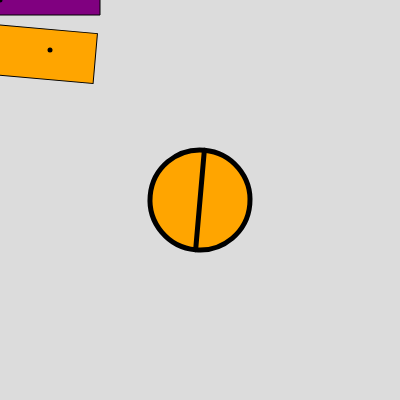
Frame 1 (no input)
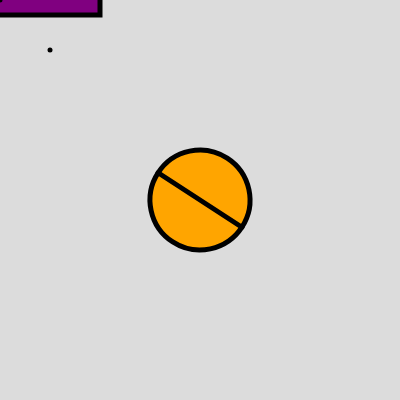
Frame 60 (no input)
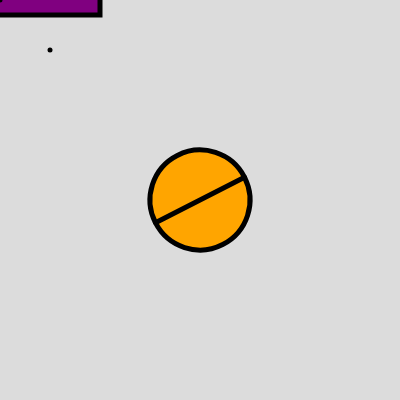
Frame 120 (the mouse pressed at the canvas centre since frame 60)

The p5.js sketch that drew these frames (run headless with seeded random() and noise() and a simulated clock; from frame 60 on, the mouse is pressed at the canvas centre):

// p5.js sketch
// ── sketch.js
let angle=5;
function setup() {
  createCanvas(400, 400);
  rectMode(CENTER);
  angleMode(DEGREES);
}

function draw() {
  background(220);
  push();
  strokeWeight(1);
  fill("orange");
  rotate(angle);
  rect(50, 50, 100, 50);
  pop();
  // translate(100,100);
  //degree, radians
  //--> 50+100, 50+100;
  fill("purple");
  rect(0,0,200,30);
  strokeWeight(5);
  point(0,0);
  point(50,50);
  //to change anchor point
  //translate before
  push();
  translate(200,200);
  rotate(angle);
  fill("orange");
  circle(0,0,100);
  //d = 100 --> r=50;
  line(0,-50,0,50);
  pop();
  angle = angle + 2;
}
